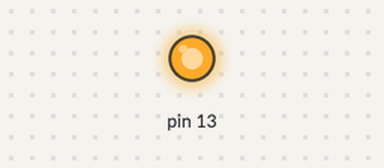
Simulated run of this sketch. Board: Arduino Uno, built with avr-gcc and run on an emulated ATmega328P. Parts: output pins drawn as LEDs (lit = HIGH).

Above: at 0.1 s.
At 13.7 s:
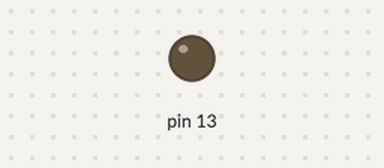
Timing chart, 0 to 15.2 s (numbered marks = the images above):
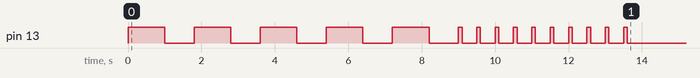

Measured:
- by itself, pin 13: goes 5 × (HIGH 1.0 s, LOW 0.80 s), 9 × (HIGH 0.10 s, LOW 0.40 s), HIGH 0.10 s, then LOW

The sketch:

sketch_sep26a.ino
```cpp
void setup()
{
pinMode(13,OUTPUT);
}
static int count=0;
void loop()
{
  while(count<5)
  {digitalWrite(13,HIGH);
  delay(1000);
  digitalWrite(13,LOW);
  delay(800);
  count++;
  }
  while(count<15)
  {digitalWrite(13,HIGH);
  delay(100);
  digitalWrite(13,LOW);
  delay(400);
  count++;
  }
}
```
